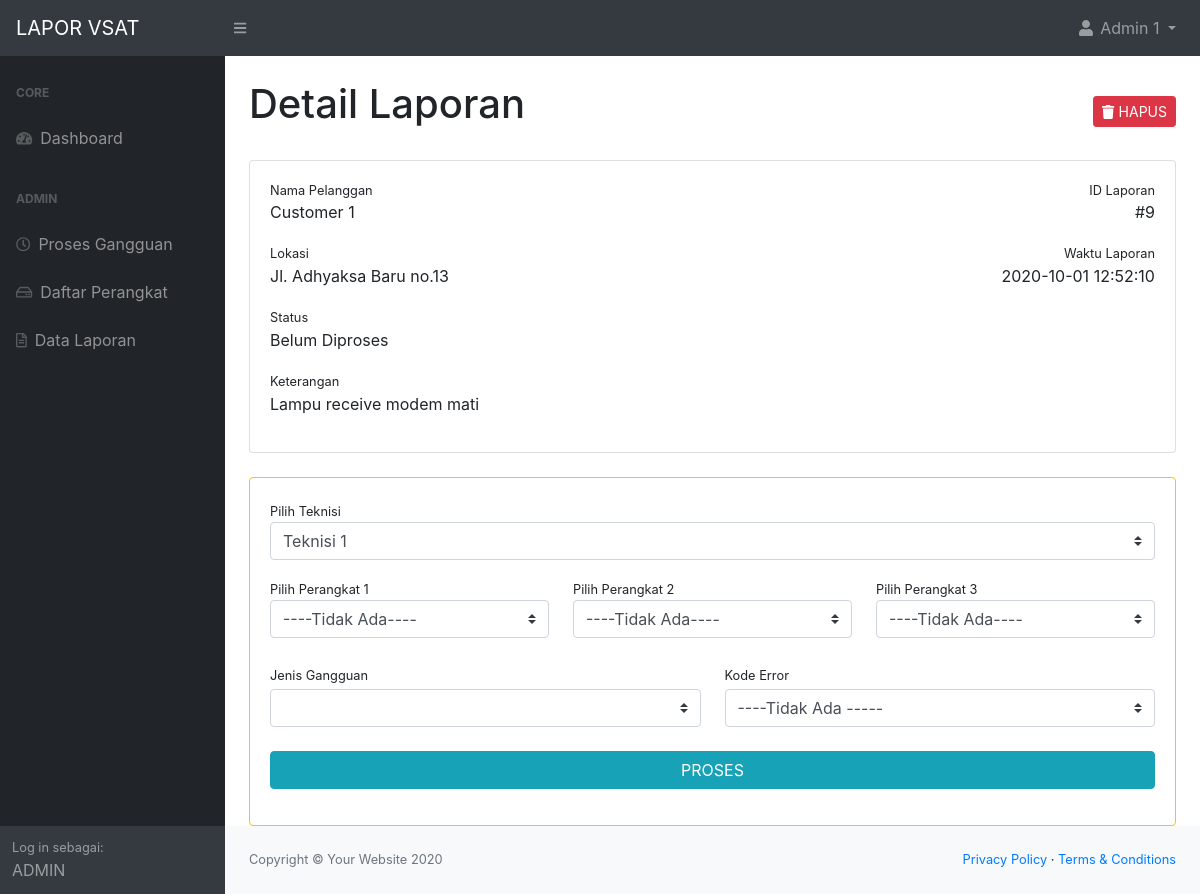
Screenshot of /detail.php?id=9 (signed in) with the database file from the repository.
### tables this page shows
CREATE TABLE `user` (
  `user_id` int(6) NOT NULL,
  `nama` varchar(50) NOT NULL,
  `email` varchar(50) NOT NULL,
  `hp` varchar(30) NOT NULL,
  `role` varchar(20) NOT NULL,
  `pass` varchar(50) NOT NULL,
  `telegram_id` varchar(30) NOT NULL
);

CREATE TABLE `report` (
  `report_id` int(10) NOT NULL,
  `customer_id` int(6) NOT NULL,
  `lokasi` varchar(100) NOT NULL,
  `keterangan` varchar(300) NOT NULL,
  `waktu_lapor` datetime NOT NULL,
  `stat` varchar(20) NOT NULL,
  `admin_id` int(6) NOT NULL DEFAULT 0,
  `jenis` varchar(100) DEFAULT NULL,
  `error_id` int(3) NOT NULL,
  `device_id` int(4) NOT NULL DEFAULT 0,
  `device2_id` int(6) NOT NULL DEFAULT 0,
  `device3_id` int(6) NOT NULL DEFAULT 0,
  `teknisi_id` int(11) NOT NULL DEFAULT 0,
  `tindakan` varchar(200) DEFAULT NULL,
  `sinyal` int(5) DEFAULT NULL,
  `terdampak` varchar(50) DEFAULT NULL,
  `gambar` varchar(50) DEFAULT NULL,
  `waktu_selesai` datetime DEFAULT NULL
);

### access/session.php (called while the page is built, shortened)
<?php
   include('db_access.php');
   if(!isset($_SESSION['login_email'])){
      header("location:login.php");
      die();
   }else{
      $email_check = $_SESSION['login_email'];
      $ses_sql = mysqli_query($conn,"select * from user where email = '".$email_check."'");
      $row = mysqli_fetch_array($ses_sql,MYSQLI_ASSOC);
      $nama_session = $row['nama'];
      $role_session = $row['role'];
   }
?>

### detail.php (the view, shortened to what this page needs)
<?php include('access/session.php');
if(!isset($_GET['id'])){
    header("location:index.php");
}else{
    if($role_session === 'admin'){
        $report_sql = mysqli_query($conn,"SELECT cust.nama as 'nama_cust', admin.nama as 'nama_admin' , report.*
        FROM user cust, user admin, report
        WHERE report.customer_id = cust.user_id AND
        (report.admin_id = admin.user_id OR report.admin_id = 0) AND
        report.report_id = '".$_GET['id']."' GROUP BY report_id");
    }
    $report = mysqli_fetch_array($report_sql,MYSQLI_ASSOC);
}
?>
<!DOCTYPE html>
<html lang="en">
    <head>
        <?php include('partials/head.php'); ?>
    </head>
    <body>
        <?php include('partials/topbar.php'); ?>
        <div id="layoutSidenav">
            <?php include('partials/sidebar.php'); ?>
            <div id="layoutSidenav_content">
                <main>
                    <div class="container-fluid">
                        <div class="row mt-4">
                            <div class="col-md-8">
                                <h1>Detail Laporan</h1>
                            </div>
                            <?php
                                if($role_session === 'admin'){
                                echo '<div class="col-md-4 text-md-right">
                                        <a href="access/delete_report.php?id='.$report['report_id'].'" class="btn btn-danger mt-3 btn-sm"><i class="fas fa-trash"></i> HAPUS</a>
                                    </div>';
                                }
                            ?>
                        </div>
                        <div class="card mt-4">
                            <div class="card-body">
                                <div class="d-flex w-100 justify-content-between">
                                    <small>Nama Pelanggan</small>
                                    <small>ID Laporan</small>
                                </div>
                                <div class="d-flex w-100 justify-content-between">
                                    <p><?php echo $report['nama_cust']; ?></p>
                                    <p>#<?php echo $report['report_id']; ?></p>
                                </div>
                                <div class="row">
                                    <div class="col-md-8">
                                        <small>Lokasi</small>
                                        <p><?php echo $report['lokasi']; ?></p>
                                    </div>
                                    <div class="col-md-4 text-md-right">
                                        <small>Waktu Laporan</small>
                                        <p><?php echo $report['waktu_lapor']; ?></p>
                                    </div>
                                </div>
                                <small>Status</small>
                                <p>
                                    <?php echo $report['stat'];?>
                                </p>
                                <small>Keterangan</small>
                                <p><?php echo $report['keterangan']; ?></p>
                            </div>
                        </div>
                        <?php
                            if($role_session == 'admin' && $report['stat'] != 'Selesai'){
                                echo '<div class="card border-warning mt-4">
                                        <div class="card-body">
                                            <div class="row">
                                                <div class="col-md-12 mb-3">
                                                    <small>Pilih Teknisi</small>
                                                    <select form="reportForm" name="teknisi" class="custom-select"> ';
                                $load = mysqli_query($conn, "SELECT * FROM user WHERE role = 'teknisi' ORDER BY user_id");
                                while ($row = mysqli_fetch_array($load)){
                                    echo '<option value="'.$row['user_id'].'"';
                                    if($report['teknisi_id'] == $row['user_id']){
                                        echo ' selected ';
                                    }
                                    echo '>'.$row['nama'].'</option>';
                                }
                                echo ' </select>
                                    </div>
                                    <div class="col-md-4 mb-3">
                                        <small>Pilih Perangkat 1</small>
                                        <select form="reportForm" name="device" class="custom-select">
                                        <option value="0">----Tidak Ada----</option>';
                                echo ' </select>
                                </div>
                                <div class="col-md-4 mb-3">
                                    <small>Pilih Perangkat 2</small>
                                    <select form="reportForm" name="device2" class="custom-select">
                                    <option value="0">----Tidak Ada----</option>';
                                echo ' </select>
                                </div>
                                <div class="col-md-4 mb-3">
                                    <small>Pilih Perangkat 3</small>
                                    <select form="reportForm" name="device3" class="custom-select">
                                    <option value="0">----Tidak Ada----</option>';
                                echo '</select>
                                                </div>
                                            </div>
                                            <form action="access/report_update.php" method="post" id="reportForm">
                                                <input type="hidden" name="user_id" value="'.$id_session.'">
                                                <input type="hidden" name="role" value="'.$role_session.'">
                                                <input type="hidden" name="report_id" value="'.$report['report_id'].'">
                                                <div class="row mt-2">
                                                    <div class="form-group col-md-6">
                                                        <label class="small mb-1" for="exampleFormControlTextarea1">Jenis Gangguan</label>
                                                        <select name="jenis" class="custom-select" id="jenisSel">
                                                        <option value="Transmit" ';
                                                        if($report['jenis'] == "Transmit") {echo 'selected';}
                                                        echo '>Transmit</option>
                                                        <option value="Receive" ';
                                                        echo '>Receive</option>
                                                        <option value="Fisik" ';
                                                        if($report['jenis'] == "Fisik") {echo 'selected';}
                                                        echo '>Fisik</option>
                                                        </select>
                                                    </div>
                                                    <div class="form-group col-md-6">
                                                        <label class="small mb-1" for="exampleFormControlTextarea1">Kode Error</label>
                                                        <select name="kode_error" class="custom-select" id="errorSel">
                                                            <option value="0">----Tidak Ada -----</option>
                                                        </select>
                                                    </div>
                                                </div>
                                                <div class="row mt-2">
                                                    <div class="form-group col-12">
                                                        <button type="submit" class="btn btn-info btn-block">PROSES</button>
                                                    </div>
                                                </div>
                                            </form>
                                        </div>
                                    </div> ';
                            }
                        ?>
                    </div>
                </main>
                <?php include('partials/footer.php'); ?>
            </div>
        </div>
    </body>
</html>

### partials/topbar.php (shortened to what this page needs)
<nav class="sb-topnav navbar navbar-expand navbar-dark bg-dark">
    <a class="navbar-brand" href="index.php">LAPOR VSAT</a>
    <button class="btn btn-link btn-sm order-1 order-lg-0" id="sidebarToggle" href="#"><i class="fas fa-bars"></i></button>
    <ul class="navbar-nav ml-auto ml-md-0 ">
        <li class="nav-item dropdown">
            <a class="nav-link dropdown-toggle" id="userDropdown" href="#" role="button" data-toggle="dropdown" aria-haspopup="true" aria-expanded="false"><i class="fas fa-user fa-fw"></i> <?php echo $nama_session; ?> </a>
        </li>
    </ul>
</nav>

### partials/sidebar.php
<div id="layoutSidenav_nav">
    <nav class="sb-sidenav accordion sb-sidenav-dark" id="sidenavAccordion">
        <div class="sb-sidenav-menu">
            <div class="nav">
                <div class="sb-sidenav-menu-heading">Core</div>
                <a class="nav-link" href="index.php">
                    <div class="sb-nav-link-icon"><i class="fas fa-tachometer-alt"></i></div>
                    Dashboard
                </a>
                <?php
                    if($role_session == "customer"){
                        echo '<div class="sb-sidenav-menu-heading">Customer</div>
                        <a class="nav-link" href="lapor.php">
                            <div class="sb-nav-link-icon"><i class="fas fa-plus"></i></div>
                            Lapor Gangguan
                        </a>
                        <a class="nav-link" href="histori.php">
                            <div class="sb-nav-link-icon"><i class="far fa-file-alt"></i></div>
                            Histori
                        </a>';
                    }else if($role_session == "admin"){
                        echo '<div class="sb-sidenav-menu-heading">Admin</div>
                        <a class="nav-link" href="proses.php">
                            <div class="sb-nav-link-icon"><i class="far fa-clock"></i></div>
                            Proses Gangguan
                        </a>
                        <a class="nav-link" href="perangkat.php">
                            <div class="sb-nav-link-icon"><i class="far fa-hdd"></i></div>
                            Daftar Perangkat
                        </a>
                        <a class="nav-link" href="laporan.php">
                        <div class="sb-nav-link-icon"><i class="far fa-file-alt"></i></div>
                            Data Laporan
                        </a>';
                    }else if($role_session == "teknisi"){
                        echo '<div class="sb-sidenav-menu-heading">Teknisi</div>
                        <a class="nav-link" href="proses.php">
                            <div class="sb-nav-link-icon"><i class="far fa-file"></i></div>
                            Proses Gangguan
                        </a>
                        <a class="nav-link" href="laporan.php">
                            <div class="sb-nav-link-icon"><i class="far fa-file-alt"></i></div>
                            Data Laporan
                        </a>';
                    }else if($role_session == "superuser"){
                        echo '<div class="sb-sidenav-menu-heading">User</div>
                        <a class="nav-link" href="user.php">
                            <div class="sb-nav-link-icon"><i class="far fa-file"></i></div>
                            User
                        </a>';
                    }
                ?>
            </div>
        </div>
        <div class="sb-sidenav-footer">
            <div class="small">Log in sebagai:</div>
            <?php echo strtoupper($role_session); ?>
        </div>
    </nav>
</div>

### rows the page displays
user: nama "Admin 1", role "ADMIN"
user: nama "Customer 1", report.report_id "9", report.lokasi "Jl. Adhyaksa Baru no.13", report.waktu_lapor "2020-10-01 12:52:10", report.stat "Belum Diproses", report.keterangan "Lampu receive modem mati"

### other values shown
form field teknisi "Teknisi 1"
